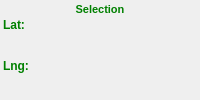
    <widget class="QFrame" name="frmSelection">
     <property name="sizePolicy">
      <sizepolicy hsizetype="Minimum" vsizetype="Fixed">
       <horstretch>0</horstretch>
       <verstretch>0</verstretch>
      </sizepolicy>
     </property>
     <property name="font">
      <font>
       <pointsize>9</pointsize>
      </font>
     </property>
     <property name="toolTip">
      <string>Mouse selection</string>
     </property>
     <property name="autoFillBackground">
      <bool>true</bool>
     </property>
     <layout class="QGridLayout" name="gridLayout_4">
      <property name="leftMargin">
       <number>3</number>
      </property>
      <property name="topMargin">
       <number>3</number>
      </property>
      <property name="rightMargin">
       <number>3</number>
      </property>
      <property name="bottomMargin">
       <number>3</number>
      </property>
      <property name="spacing">
       <number>2</number>
      </property>
      <item row="0" column="0" colspan="2">
       <widget class="QLabel" name="lblSelection">
        <property name="palette">
         <palette>
          <active>
           <colorrole role="WindowText">
            <brush brushstyle="SolidPattern">
             <color alpha="255">
              <red>0</red>
              <green>128</green>
              <blue>0</blue>
             </color>
            </brush>
           </colorrole>
          </active>
          <inactive>
           <colorrole role="WindowText">
            <brush brushstyle="SolidPattern">
             <color alpha="255">
              <red>0</red>
              <green>128</green>
              <blue>0</blue>
             </color>
            </brush>
           </colorrole>
          </inactive>
          <disabled>
           <colorrole role="WindowText">
            <brush brushstyle="SolidPattern">
             <color alpha="255">
              <red>106</red>
              <green>104</green>
              <blue>100</blue>
             </color>
            </brush>
           </colorrole>
          </disabled>
         </palette>
        </property>
        <property name="font">
         <font>
          <pointsize>8</pointsize>
          <weight>75</weight>
          <bold>true</bold>
         </font>
        </property>
        <property name="styleSheet">
         <string notr="true"/>
        </property>
        <property name="text">
         <string>Selection</string>
        </property>
        <property name="alignment">
         <set>Qt::AlignCenter</set>
        </property>
        <property name="indent">
         <number>1</number>
        </property>
       </widget>
      </item>
      <item row="1" column="0">
       <widget class="QLabel" name="lblSelectionLatLabel">
        <property name="enabled">
         <bool>true</bool>
        </property>
        <property name="sizePolicy">
         <sizepolicy hsizetype="Expanding" vsizetype="Preferred">
          <horstretch>0</horstretch>
          <verstretch>0</verstretch>
         </sizepolicy>
        </property>
        <property name="palette">
         <palette>
          <active>
           <colorrole role="WindowText">
            <brush brushstyle="SolidPattern">
             <color alpha="255">
              <red>0</red>
              <green>128</green>
              <blue>0</blue>
             </color>
            </brush>
           </colorrole>
           <colorrole role="Button">
            <brush brushstyle="SolidPattern">
             <color alpha="0">
              <red>0</red>
              <green>0</green>
              <blue>0</blue>
             </color>
            </brush>
           </colorrole>
           <colorrole role="Base">
            <brush brushstyle="SolidPattern">
             <color alpha="0">
              <red>0</red>
              <green>0</green>
              <blue>0</blue>
             </color>
            </brush>
           </colorrole>
           <colorrole role="Window">
            <brush brushstyle="SolidPattern">
             <color alpha="0">
              <red>0</red>
              <green>0</green>
              <blue>0</blue>
             </color>
            </brush>
           </colorrole>
          </active>
          <inactive>
           <colorrole role="WindowText">
            <brush brushstyle="SolidPattern">
             <color alpha="255">
              <red>0</red>
              <green>128</green>
              <blue>0</blue>
             </color>
            </brush>
           </colorrole>
           <colorrole role="Button">
            <brush brushstyle="SolidPattern">
             <color alpha="0">
              <red>0</red>
              <green>0</green>
              <blue>0</blue>
             </color>
            </brush>
           </colorrole>
           <colorrole role="Base">
            <brush brushstyle="SolidPattern">
             <color alpha="0">
              <red>0</red>
              <green>0</green>
              <blue>0</blue>
             </color>
            </brush>
           </colorrole>
           <colorrole role="Window">
            <brush brushstyle="SolidPattern">
             <color alpha="0">
              <red>0</red>
              <green>0</green>
              <blue>0</blue>
             </color>
            </brush>
           </colorrole>
          </inactive>
          <disabled>
           <colorrole role="WindowText">
            <brush brushstyle="SolidPattern">
             <color alpha="255">
              <red>0</red>
              <green>128</green>
              <blue>0</blue>
             </color>
            </brush>
           </colorrole>
           <colorrole role="Button">
            <brush brushstyle="SolidPattern">
             <color alpha="0">
              <red>0</red>
              <green>0</green>
              <blue>0</blue>
             </color>
            </brush>
           </colorrole>
           <colorrole role="Base">
            <brush brushstyle="SolidPattern">
             <color alpha="0">
              <red>0</red>
              <green>0</green>
              <blue>0</blue>
             </color>
            </brush>
           </colorrole>
           <colorrole role="Window">
            <brush brushstyle="SolidPattern">
             <color alpha="0">
              <red>0</red>
              <green>0</green>
              <blue>0</blue>
             </color>
            </brush>
           </colorrole>
          </disabled>
         </palette>
        </property>
        <property name="font">
         <font>
          <pointsize>9</pointsize>
          <weight>75</weight>
          <bold>true</bold>
         </font>
        </property>
        <property name="styleSheet">
         <string notr="true"/>
        </property>
        <property name="frameShape">
         <enum>QFrame::NoFrame</enum>
        </property>
        <property name="frameShadow">
         <enum>QFrame::Sunken</enum>
        </property>
        <property name="lineWidth">
         <number>1</number>
        </property>
        <property name="text">
         <string>Lat:</string>
        </property>
        <property name="textFormat">
         <enum>Qt::AutoText</enum>
        </property>
        <property name="indent">
         <number>0</number>
        </property>
       </widget>
      </item>
      <item row="1" column="1">
       <widget class="QLabel" name="lblSelectionLat">
        <property name="sizePolicy">
         <sizepolicy hsizetype="Maximum" vsizetype="Minimum">
          <horstretch>0</horstretch>
          <verstretch>0</verstretch>
         </sizepolicy>
        </property>
        <property name="palette">
         <palette>
          <active>
           <colorrole role="WindowText">
            <brush brushstyle="SolidPattern">
             <color alpha="255">
              <red>0</red>
              <green>128</green>
              <blue>0</blue>
             </color>
            </brush>
           </colorrole>
           <colorrole role="Button">
            <brush brushstyle="SolidPattern">
             <color alpha="0">
              <red>0</red>
              <green>0</green>
              <blue>0</blue>
             </color>
            </brush>
           </colorrole>
           <colorrole role="Base">
            <brush brushstyle="SolidPattern">
             <color alpha="0">
              <red>0</red>
              <green>0</green>
              <blue>0</blue>
             </color>
            </brush>
           </colorrole>
           <colorrole role="Window">
            <brush brushstyle="SolidPattern">
             <color alpha="0">
              <red>0</red>
              <green>0</green>
              <blue>0</blue>
             </color>
            </brush>
           </colorrole>
          </active>
          <inactive>
           <colorrole role="WindowText">
            <brush brushstyle="SolidPattern">
             <color alpha="255">
              <red>0</red>
              <green>128</green>
              <blue>0</blue>
             </color>
            </brush>
           </colorrole>
           <colorrole role="Button">
            <brush brushstyle="SolidPattern">
             <color alpha="0">
              <red>0</red>
              <green>0</green>
              <blue>0</blue>
             </color>
            </brush>
           </colorrole>
           <colorrole role="Base">
            <brush brushstyle="SolidPattern">
             <color alpha="0">
              <red>0</red>
              <green>0</green>
              <blue>0</blue>
             </color>
            </brush>
           </colorrole>
           <colorrole role="Window">
            <brush brushstyle="SolidPattern">
             <color alpha="0">
              <red>0</red>
              <green>0</green>
              <blue>0</blue>
             </color>
            </brush>
           </colorrole>
          </inactive>
          <disabled>
           <colorrole role="WindowText">
            <brush brushstyle="SolidPattern">
             <color alpha="255">
              <red>0</red>
              <green>128</green>
              <blue>0</blue>
             </color>
            </brush>
           </colorrole>
           <colorrole role="Button">
            <brush brushstyle="SolidPattern">
             <color alpha="0">
              <red>0</red>
              <green>0</green>
              <blue>0</blue>
             </color>
            </brush>
           </colorrole>
           <colorrole role="Base">
            <brush brushstyle="SolidPattern">
             <color alpha="0">
              <red>0</red>
              <green>0</green>
              <blue>0</blue>
             </color>
            </brush>
           </colorrole>
           <colorrole role="Window">
            <brush brushstyle="SolidPattern">
             <color alpha="0">
              <red>0</red>
              <green>0</green>
              <blue>0</blue>
             </color>
            </brush>
           </colorrole>
          </disabled>
         </palette>
        </property>
        <property name="font">
         <font>
          <pointsize>9</pointsize>
          <weight>75</weight>
          <bold>true</bold>
         </font>
        </property>
        <property name="mouseTracking">
         <bool>false</bool>
        </property>
        <property name="styleSheet">
         <string notr="true"/>
        </property>
        <property name="frameShadow">
         <enum>QFrame::Plain</enum>
        </property>
        <property name="scaledContents">
         <bool>false</bool>
        </property>
        <property name="alignment">
         <set>Qt::AlignLeading|Qt::AlignLeft|Qt::AlignTop</set>
        </property>
        <property name="wordWrap">
         <bool>false</bool>
        </property>
        <property name="margin">
         <number>0</number>
        </property>
        <property name="indent">
         <number>0</number>
        </property>
       </widget>
      </item>
      <item row="2" column="0">
       <widget class="QLabel" name="lblSelectionLonLabel">
        <property name="sizePolicy">
         <sizepolicy hsizetype="Expanding" vsizetype="Expanding">
          <horstretch>0</horstretch>
          <verstretch>0</verstretch>
         </sizepolicy>
        </property>
        <property name="palette">
         <palette>
          <active>
           <colorrole role="WindowText">
            <brush brushstyle="SolidPattern">
             <color alpha="255">
              <red>0</red>
              <green>128</green>
              <blue>0</blue>
             </color>
            </brush>
           </colorrole>
           <colorrole role="Button">
            <brush brushstyle="SolidPattern">
             <color alpha="0">
              <red>0</red>
              <green>0</green>
              <blue>0</blue>
             </color>
            </brush>
           </colorrole>
           <colorrole role="Base">
            <brush brushstyle="SolidPattern">
             <color alpha="0">
              <red>0</red>
              <green>0</green>
              <blue>0</blue>
             </color>
            </brush>
           </colorrole>
           <colorrole role="Window">
            <brush brushstyle="SolidPattern">
             <color alpha="0">
              <red>0</red>
              <green>0</green>
              <blue>0</blue>
             </color>
            </brush>
           </colorrole>
          </active>
          <inactive>
           <colorrole role="WindowText">
            <brush brushstyle="SolidPattern">
             <color alpha="255">
              <red>0</red>
              <green>128</green>
              <blue>0</blue>
             </color>
            </brush>
           </colorrole>
           <colorrole role="Button">
            <brush brushstyle="SolidPattern">
             <color alpha="0">
              <red>0</red>
              <green>0</green>
              <blue>0</blue>
             </color>
            </brush>
           </colorrole>
           <colorrole role="Base">
            <brush brushstyle="SolidPattern">
             <color alpha="0">
              <red>0</red>
              <green>0</green>
              <blue>0</blue>
             </color>
            </brush>
           </colorrole>
           <colorrole role="Window">
            <brush brushstyle="SolidPattern">
             <color alpha="0">
              <red>0</red>
              <green>0</green>
              <blue>0</blue>
             </color>
            </brush>
           </colorrole>
          </inactive>
          <disabled>
           <colorrole role="WindowText">
            <brush brushstyle="SolidPattern">
             <color alpha="255">
              <red>0</red>
              <green>128</green>
              <blue>0</blue>
             </color>
            </brush>
           </colorrole>
           <colorrole role="Button">
            <brush brushstyle="SolidPattern">
             <color alpha="0">
              <red>0</red>
              <green>0</green>
              <blue>0</blue>
             </color>
            </brush>
           </colorrole>
           <colorrole role="Base">
            <brush brushstyle="SolidPattern">
             <color alpha="0">
              <red>0</red>
              <green>0</green>
              <blue>0</blue>
             </color>
            </brush>
           </colorrole>
           <colorrole role="Window">
            <brush brushstyle="SolidPattern">
             <color alpha="0">
              <red>0</red>
              <green>0</green>
              <blue>0</blue>
             </color>
            </brush>
           </colorrole>
          </disabled>
         </palette>
        </property>
        <property name="font">
         <font>
          <pointsize>9</pointsize>
          <weight>75</weight>
          <bold>true</bold>
         </font>
        </property>
        <property name="styleSheet">
         <string notr="true"/>
        </property>
        <property name="frameShadow">
         <enum>QFrame::Sunken</enum>
        </property>
        <property name="text">
         <string>Lng:</string>
        </property>
        <property name="indent">
         <number>0</number>
        </property>
       </widget>
      </item>
      <item row="2" column="1">
       <widget class="QLabel" name="lblSelectionLon">
        <property name="sizePolicy">
         <sizepolicy hsizetype="Maximum" vsizetype="Minimum">
          <horstretch>0</horstretch>
          <verstretch>0</verstretch>
         </sizepolicy>
        </property>
        <property name="palette">
         <palette>
          <active>
           <colorrole role="WindowText">
            <brush brushstyle="SolidPattern">
             <color alpha="255">
              <red>0</red>
              <green>128</green>
              <blue>0</blue>
             </color>
            </brush>
           </colorrole>
           <colorrole role="Button">
            <brush brushstyle="SolidPattern">
             <color alpha="0">
              <red>0</red>
              <green>0</green>
              <blue>0</blue>
             </color>
            </brush>
           </colorrole>
           <colorrole role="Base">
            <brush brushstyle="SolidPattern">
             <color alpha="0">
              <red>0</red>
              <green>0</green>
              <blue>0</blue>
             </color>
            </brush>
           </colorrole>
           <colorrole role="Window">
            <brush brushstyle="SolidPattern">
             <color alpha="0">
              <red>0</red>
              <green>0</green>
              <blue>0</blue>
             </color>
            </brush>
           </colorrole>
          </active>
          <inactive>
           <colorrole role="WindowText">
            <brush brushstyle="SolidPattern">
             <color alpha="255">
              <red>0</red>
              <green>128</green>
              <blue>0</blue>
             </color>
            </brush>
           </colorrole>
           <colorrole role="Button">
            <brush brushstyle="SolidPattern">
             <color alpha="0">
              <red>0</red>
              <green>0</green>
              <blue>0</blue>
             </color>
            </brush>
           </colorrole>
           <colorrole role="Base">
            <brush brushstyle="SolidPattern">
             <color alpha="0">
              <red>0</red>
              <green>0</green>
              <blue>0</blue>
             </color>
            </brush>
           </colorrole>
           <colorrole role="Window">
            <brush brushstyle="SolidPattern">
             <color alpha="0">
              <red>0</red>
              <green>0</green>
              <blue>0</blue>
             </color>
            </brush>
           </colorrole>
          </inactive>
          <disabled>
           <colorrole role="WindowText">
            <brush brushstyle="SolidPattern">
             <color alpha="255">
              <red>0</red>
              <green>128</green>
              <blue>0</blue>
             </color>
            </brush>
           </colorrole>
           <colorrole role="Button">
            <brush brushstyle="SolidPattern">
             <color alpha="0">
              <red>0</red>
              <green>0</green>
              <blue>0</blue>
             </color>
            </brush>
           </colorrole>
           <colorrole role="Base">
            <brush brushstyle="SolidPattern">
             <color alpha="0">
              <red>0</red>
              <green>0</green>
              <blue>0</blue>
             </color>
            </brush>
           </colorrole>
           <colorrole role="Window">
            <brush brushstyle="SolidPattern">
             <color alpha="0">
              <red>0</red>
              <green>0</green>
              <blue>0</blue>
             </color>
            </brush>
           </colorrole>
          </disabled>
         </palette>
        </property>
        <property name="font">
         <font>
          <pointsize>9</pointsize>
          <weight>75</weight>
          <bold>true</bold>
         </font>
        </property>
        <property name="mouseTracking">
         <bool>false</bool>
        </property>
        <property name="styleSheet">
         <string notr="true"/>
        </property>
        <property name="frameShadow">
         <enum>QFrame::Plain</enum>
        </property>
        <property name="alignment">
         <set>Qt::AlignLeading|Qt::AlignLeft|Qt::AlignTop</set>
        </property>
        <property name="indent">
         <number>0</number>
        </property>
       </widget>
      </item>
     </layout>
    </widget>
